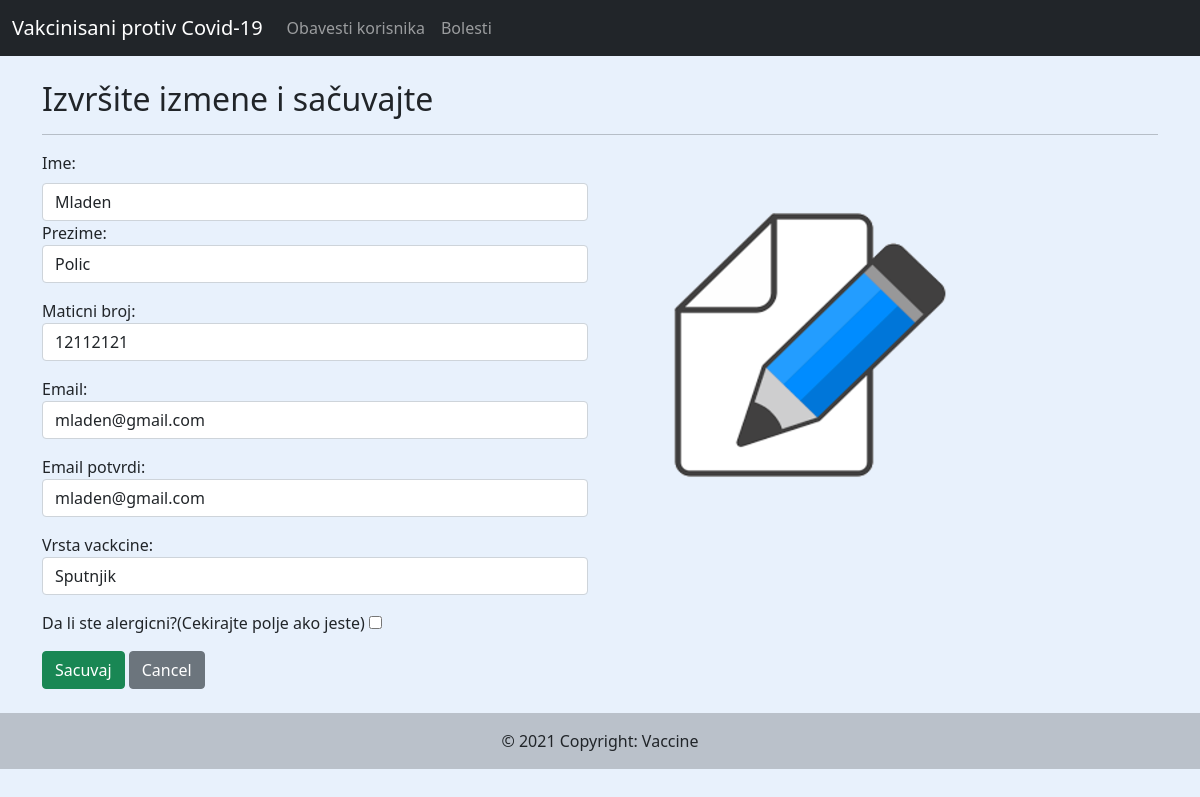
Page /edit/62 on the committed database.
### vakcinisani/models.py (models this page shows, shortened)
class Vakcinisan(models.Model):
    ime = models.CharField(max_length=200)
    prezime = models.CharField(max_length=200)
    vrste_vakcina = (
        ("Fajzer","Fajzer"),
        ("Sputnjik","Sputnjik"),
        ("Astra Zeneka","Astra Zeneka"),
        ("Sinofarm","Sinofarm"),
        ("Moderna","Moderna"),
    )
    jmbg = models.CharField(max_length=13, blank=True)
    vakcina = models.CharField(max_length=100, choices=vrste_vakcina)
    alergija = models.BooleanField(default=False)
    datum = models.DateTimeField(auto_now_add=True, null=True)
    email_1 = models.EmailField(max_length=100, null=True)
    email_2 = models.EmailField(max_length=100, null=True)
    bolest_id = models.ForeignKey(Bolest, to_field="id", blank="True", null=True, on_delete=models.SET_NULL)

### vakcinisani/views.py (the view, shortened to what this page needs)
# urls.py: path('edit/<str:pk>', EditVakcinisanView.as_view(template_name='edit.html'), name='edit'),
class EditVakcinisanView(View):
    template_name = 'vakcinisan.html'
    form = VakcinisanForm
    def get(self, request, pk, *args, **kwargs):
        vakcinisan = Vakcinisan.objects.get(id=pk)
        form = VakcinisanForm(instance=vakcinisan)
        context = {'vakcinisan':vakcinisan, 'form':form}
        return render(request, self.template_name, context)

### vakcinisani/forms.py (shortened to what this page needs)
class VakcinisanForm(ModelForm):
    class Meta:
        model = Vakcinisan
        fields = [
            'ime',
            'prezime',
            'jmbg',
            'vakcina',
            'alergija',
            'email_1',
            'email_2',
            'bolest_id',
        ]
        widgets = {
            'ime': forms.TextInput(attrs={'class':'form-control'}),
            'prezime': forms.TextInput(attrs={'class':'form-control'}),
            'jmbg': forms.TextInput(attrs={'class': 'form-control'}),
            'email_1': forms.EmailInput(attrs={'class': 'form-control', 'placeholder':"someone@something.com"}),
            'email_2': forms.EmailInput(attrs={'class': 'form-control', 'placeholder':"someone@something.com"}),
            'vakcina': forms.Select(attrs={'class': 'form-control'}),
            'bolest_id': forms.Select(attrs={'class':'form-control'}),
            'alergija': forms.CheckboxInput(),
        }

### vakcinisani/templates/edit.html (shortened to what this page needs)
{% extends 'base.html' %}
{% load static %}
{% block content %}
<div class="container">
  <br>
  <h2>Izvršite izmene i sačuvajte</h2>
  <hr>
  <div class="row">
    <div class="col-sm">
      <form method="POST" class="col col-sm">
    <div class="col col-sm">
      <label for="{{ form.ime.id_for_label }}" class="form-label">Ime: </label>
      {{ form.ime }}
    </div>
    <div class="mb-3">
      <label for="{{ form.prezime.id_for_label }}">Prezime: </label>
      {{ form.prezime }}
    </div>
    <div class="mb-3">
      <label for="{{ form.jmbg.id_for_label }}">Maticni broj: </label>
      {{ form.jmbg }}
    </div>
    <div class="mb-3">
      <label for="{{ form.email.id_for_label }}">Email: </label>
      {{ form.email_1 }}
    </div>
    <div class="mb-3">
      <label for="{{ form.email.id_for_label }}">Email potvrdi: </label>
      {{ form.email_2 }}
    </div>
    <div class="mb-3">
      <label for="{{ form.vakcina.id_for_label }}">Vrsta vackcine: </label>
      {{ form.vakcina }}
    </div>
    <div class="mb-3">
      <label for="{{ form.alergija.id_for_label }}">Da li ste alergicni?(Cekirajte polje ako jeste) </label>
      {{ form.alergija }}
    </div>
    <input id="dugme_disabled" type="submit" name="Sacuvaj" value="Sacuvaj" class="btn btn-success">
    <a class="btn btn-secondary" href="{% url 'lista' %}">Cancel</a>
        </form>
    </div>
    <div class="col-sm">
      <br><br>
      <img src="{% static '/images/edit_form.png' %}" class="img-fluid ms-5" alt="Responsive image" height="30%" >
    </div>
  </div>
</div>
{% endblock %}

### static/css/main.css (style rules this page uses)
body { background-color: #e8f1fc; }

### rows in the picture
Vakcinisan: ime "Mladen", prezime "Polic", jmbg "12112121", email_1 "mladen@gmail.com", email_2 "mladen@gmail.com", vakcina "Sputnjik"
